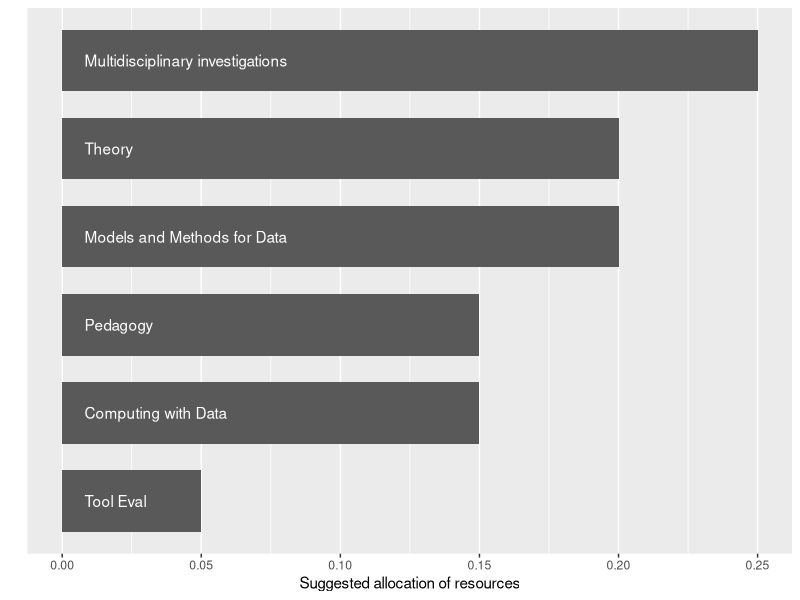
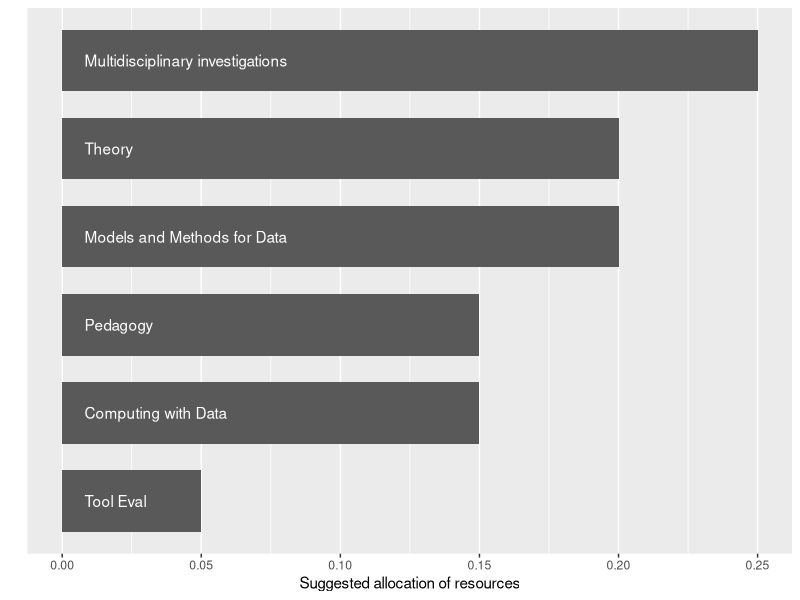

Generate these figures, in order, with R:
library(ggplot2)
library(dplyr)

cleveland <- data_frame(foci = c("Multidisciplinary investigations",
                                 "Models and Methods for Data",
                                 "Computing with Data",
                                 "Pedagogy",
                                 "Tool Eval",
                                 "Theory"),
                        allocation = c(0.25, 0.2, 0.15, 0.15, 0.05, 0.2))
#all.equal(sum(cleveland$allocation), 1)

p <- cleveland %>%
  mutate(foci = reorder(foci, allocation)) %>%
  ggplot(aes(foci, allocation)) +
  geom_bar(stat = "identity", width = 0.7) +
  geom_text(aes(label = foci, y = 0), colour = "white",
            hjust = "bottom", nudge_y = 0.008) +
  scale_x_discrete(breaks=NULL) +
  coord_flip() +
  labs(x = "", y = "Suggested allocation of resources")
p
ggsave("cleveland-allocation.png", p, width = 6, height = 4)
